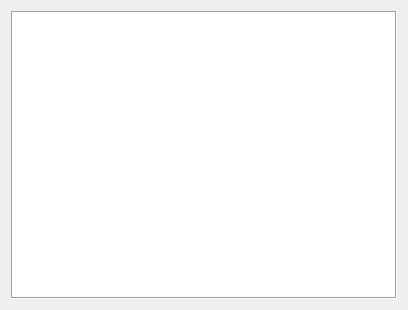
<?xml version="1.0" encoding="UTF-8"?>
<ui version="4.0">
 <class>Widget</class>
 <widget class="QWidget" name="Widget">
  <property name="geometry">
   <rect>
    <x>0</x>
    <y>0</y>
    <width>408</width>
    <height>310</height>
   </rect>
  </property>
  <property name="windowTitle">
   <string>Widget</string>
  </property>
  <layout class="QHBoxLayout" name="horizontalLayout">
   <item>
    <widget class="QTableWidget" name="tableWidget">
     <property name="frameShape">
      <enum>QFrame::Box</enum>
     </property>
     <property name="frameShadow">
      <enum>QFrame::Sunken</enum>
     </property>
    </widget>
   </item>
  </layout>
 </widget>
 <resources/>
 <connections/>
</ui>
